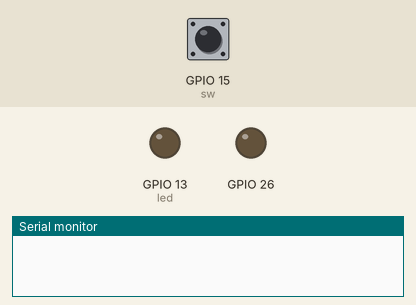
The sketch below on a simulated ESP32. Parts: output pins drawn as LEDs (lit = HIGH), the last lines printed to the serial monitor. Inputs (shaded band) come from the test bench; at power-on: GPIO 15 (sw) HIGH.

Above: at 1.2 s.
1.3 s: GPIO 15 (sw) pulled LOW for 0.15 s
At 1.8 s:
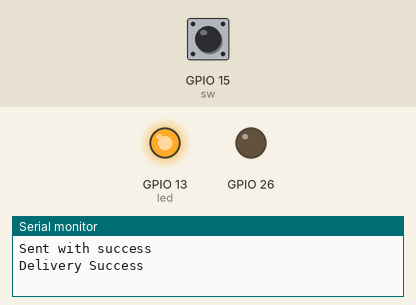
5.4 s: GPIO 15 (sw) pulled LOW for 3.2 s
At 9.0 s:
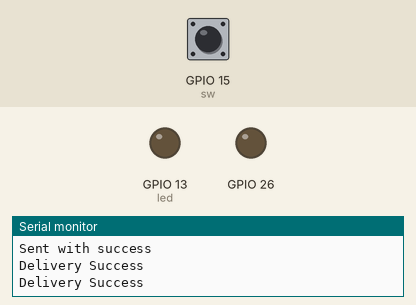
Timing chart, 0 to 10.5 s (numbered marks = the images above; inputs shaded):
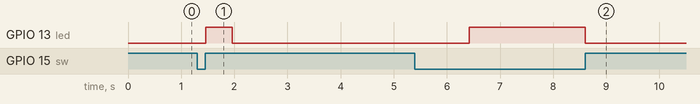

Measured:
- after the input at 1.3 s, GPIO 13 (led): LOW → HIGH after 0.16 s, → LOW 0.50 s later
- after the input at 5.4 s, GPIO 13 (led): LOW → HIGH after 1.0 s, → LOW 2.2 s later

The sketch:

Broadcast_master.ino
```cpp
#include <esp_now.h>
#include <WiFi.h>

#define sw 15
#define led 13

int send;

bool  message = 0, first = 1;  // Flag to send data only once
uint8_t broadcastAddress[] = { 0xFF, 0xFF, 0xFF, 0xFF, 0xFF, 0xFF };
bool incomingLED_status;
uint32_t timer;

typedef struct struct_message {
  int but_status;
} struct_message;

struct_message incomingReadings;
esp_now_peer_info_t peerInfo;
esp_err_t result;

void setup() {
  // Init Serial Monitor
  Serial.begin(115200);
  pinMode(sw, INPUT_PULLUP);
  pinMode(led, OUTPUT);
  pinMode(26, OUTPUT);
  digitalWrite(26, 0);
  WiFi.mode(WIFI_STA);
  esp_now_init();
  esp_now_register_send_cb(OnDataSent);
  esp_now_register_recv_cb(OnDataRecv);
  memcpy(peerInfo.peer_addr, broadcastAddress, 6);
  peerInfo.channel = 0;
  peerInfo.encrypt = false;
  esp_now_add_peer(&peerInfo);
}

void loop() {
  byte r = push(sw);
  if (r == 1) {
    digitalWrite(led, 1);
    send = 0;
    first = 1;
    esp_err_t result = esp_now_send(broadcastAddress, (uint8_t*)&send, sizeof(send));
    Serial.println(result == ESP_OK ? "Sent with success" : "Sending Failed");
    timer = millis();
  }

  else if (r == 2) {
    for (byte i = 1; i <= 8; i++) {
      send = i * 10;
      esp_now_send(broadcastAddress, (uint8_t*)&send, sizeof(send));
      delay(1000);
      send = 0;
      esp_now_send(broadcastAddress, (uint8_t*)&send, sizeof(send));
    }
  }
  if (message) {
    message = 0;
    int x = incomingReadings.but_status;
    Serial.println(x);
    if (first) {
      send = x * 10;
      first = 0;
      esp_err_t result = esp_now_send(broadcastAddress, (uint8_t*)&send, sizeof(send));
      Serial.println(result == ESP_OK ? "Sent with success" : "Sending Failed");
    }
  }
  if (millis() - timer > 500) digitalWrite(led, 0);
}
```

button.ino
```cpp
int push(int pin_number) {
  unsigned long int timer = 0;
  if (digitalRead(pin_number) == 0) {       //if the button is pressed
    // delay(10);                              //debounce delay
    while (digitalRead(pin_number) == 0) {  //check if the button is still pressed
      delay(20);
      timer += 20;
      if (timer > 1000) digitalWrite(led, 1);
    }
    digitalWrite(led, 0);
    if (timer == 0) return 0;
    else if (timer <= 1000) return 1;
    else return 2;
  }

  else return 0;
}
```

callback.ino
```cpp
void OnDataSent(const uint8_t *mac_addr, esp_now_send_status_t status) {
  Serial.println(status == ESP_NOW_SEND_SUCCESS ? "Delivery Success" : "Delivery Fail");
}

void OnDataRecv(const uint8_t *mac, const uint8_t *incomingData, int len) {
  memcpy(&incomingReadings, incomingData, sizeof(incomingReadings));
  message = 1;
}
```
